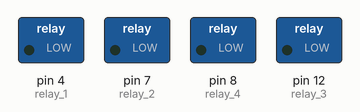
A sketch run on a simulated Arduino Uno, built with avr-gcc and run on an emulated ATmega328P. Parts: switched loads named in the sketch (green lamp = pin HIGH).

Above: at 0.5 s.
At 2.2 s:
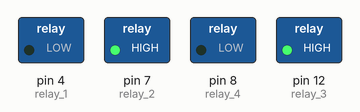
At 3.2 s:
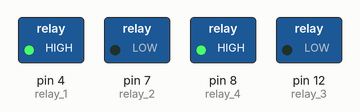
At 4.2 s:
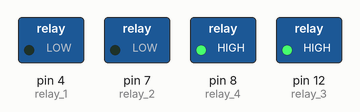
At 6.2 s:
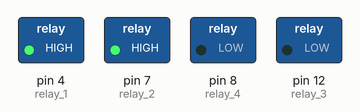
Timing chart, 0 to 6.5 s (numbered marks = the images above):
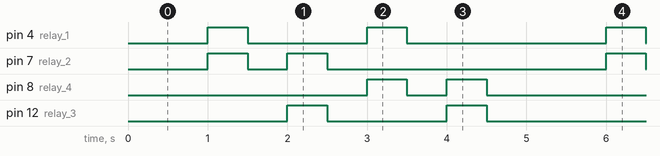

The sketch:

Relay_Motors.ino
```cpp
int relay_1 = 4;
int relay_2 = 7;
int relay_4 = 8;
int relay_3 = 12;

void stopMotors(){
  digitalWrite(relay_1, LOW);
  digitalWrite(relay_2, LOW);
  digitalWrite(relay_3, LOW);
  digitalWrite(relay_4, LOW);
}

void rightMotorForward(){
  digitalWrite(relay_1, HIGH);
  digitalWrite(relay_3, LOW);
}

void rightMotorForward(int time){
  rightMotorForward();
  delay(time);
  stopMotors();
}


void leftMotorForward(){
  digitalWrite(relay_2, HIGH);
  digitalWrite(relay_4, LOW);
}

void leftMotorForward(int time){
  leftMotorForward();
  delay(time);
  stopMotors();
}

void rightMotorBackward(){
  digitalWrite(relay_1, LOW);
  digitalWrite(relay_3, HIGH);
}

void rightMotorBackward(int time){
  rightMotorBackward();
  delay(time);
  stopMotors();
}

void leftMotorBackward(){
  digitalWrite(relay_2, LOW);
  digitalWrite(relay_4, HIGH);
}

void leftMotorBackward(int time){
  leftMotorBackward();
  delay(time);
  stopMotors();
}

void motorsForward(){
  rightMotorForward();
  leftMotorForward();
}

void motorsForward(int time){
  motorsForward();
  delay(time);
  stopMotors();
}

void motorsBackward(){
  rightMotorBackward();
  leftMotorBackward();
}

void motorsBackward(int time){
  motorsBackward();
  delay(time);
  stopMotors();
}

void motorsRigth(){
  rightMotorBackward();
  leftMotorForward();
}

void motorsRigth(int time){
  motorsRigth();
  delay(time);
  stopMotors();
}

void motorsLeft(){
  leftMotorBackward();
  rightMotorForward();
}

void motorsLeft(int time){
  motorsLeft();
  delay(time);
  stopMotors();
}

void setup() {
  // put your setup code here, to run once:
  Serial.begin(9600);

  pinMode(relay_1, OUTPUT);
  pinMode(relay_2, OUTPUT);
  pinMode(relay_3, OUTPUT);
  pinMode(relay_4, OUTPUT);

}

void loop() {
stopMotors();
delay(1000);
motorsForward(500);
delay(500);
motorsRigth(500);
delay(500);
motorsLeft(500);
delay(500);
motorsBackward(500);
delay(500);

}
```

Measured:
- by itself, pin 4 (relay_1), pin 12 (relay_3): repeats every 5.0 s: LOW 1.5 s, HIGH 0.50 s, LOW 2.5 s, HIGH 0.50 s
- by itself, pin 7 (relay_2), pin 8 (relay_4): repeats every 5.0 s: LOW 0.50 s, HIGH 0.50 s, LOW 3.5 s, HIGH 0.50 s
- by itself, everything shown: repeats every 5.0 s, in 8 steps
